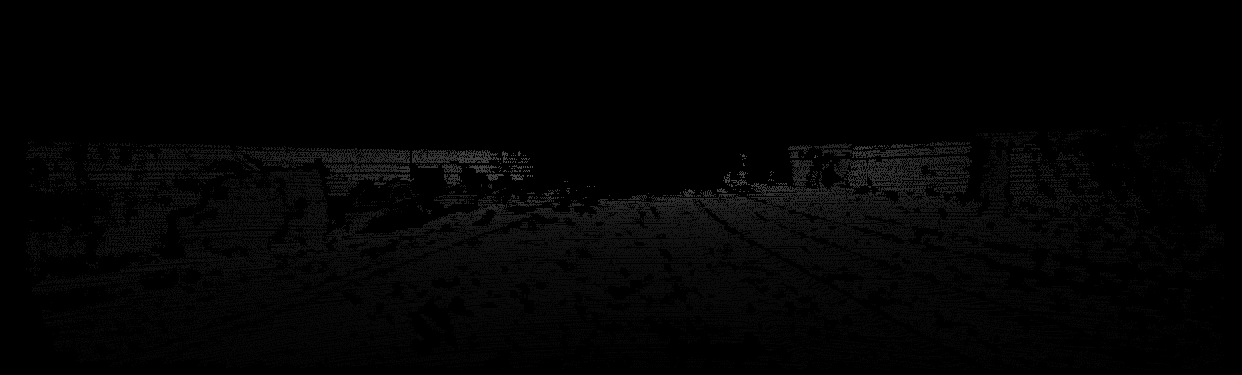
#> input picture Monocular_metric_depth_estimation/Metric3D/data/kitti_demo/depth/0000000005.png, 1242 x 375 px, given in place of 0.png, which was not available
$ python rectification.py   (older library calls are emulated)
#> lines starting #> are read from the running program, lines starting #| are printed output that depends on the picture; pictures that were not available may be replaced by others from this repository, and a replacement may not be noted
from numpy import genfromtxt
import os
import cv2
import numpy as np
import glob
import yaml
np.set_printoptions(suppress=True)

IMG_WIDTH = 960
IMG_HEIGHT = 540
# GET_DISP_MAPS = True
# GET_DEPTH_MAPS = False

def load_cam_params_dict(file_path):
    dual_cam_params = load_yaml_data(file_path)

    R = np.array(dual_cam_params['cam']['R']['data']).reshape((3,3))
    T = np.array(dual_cam_params['cam']['T']['data'])
    camera1_matrix = np.array(dual_cam_params['cam']['M1']['data']).reshape((3,3))
    camera2_matrix = np.array(dual_cam_params['cam']['M2']['data']).reshape((3,3))
    camera1_distortion = np.array(dual_cam_params['cam']['D1']['data'])
    camera2_distortion = np.array(dual_cam_params['cam']['D2']['data'])

    return R,T,camera1_matrix, camera1_distortion,camera2_matrix, camera2_distortion

def load_cam_params_txt(file_path):
    R = genfromtxt(file_path+'R.csv', delimiter=',')
    T = genfromtxt(file_path+'T.csv', delimiter=',')
    camera1_matrix = genfromtxt(file_path+'camera1_matrix.csv', delimiter=',')
    camera2_matrix = genfromtxt(file_path+'camera2_matrix.csv', delimiter=',')
    camera1_distortion = genfromtxt(file_path+'camera1_distortion.csv', delimiter=',')
    camera2_distortion = genfromtxt(file_path+'camera2_distortion.csv', delimiter=',')

    return R,T,camera1_matrix, camera1_distortion,camera2_matrix, camera2_distortion


def load_yaml_data(path):
    with open(path) as f_tmp:
        return yaml.load(f_tmp, Loader=yaml.FullLoader)
        # return yaml.load(f_tmp)


# Note dont use flags=cv2.CALIB_ZERO_DISPARITY when cx1 not equal to cx2
def rectify(m1, d1, m2, d2, width, height, r, t):
    R1, R2, P1, P2, Q, _roi1, _roi2 = \
            cv2.stereoRectify(cameraMatrix1=m1,
                            distCoeffs1=d1,
                            cameraMatrix2=m2,
                            distCoeffs2=d2,
                            imageSize=(width, height),
                            R=r,
                            T=t,
                            flags=0,
                            alpha=0
                            )
    '''
    R1/R2: Output 3x3 rectification transform (rotation matrix) for the first/second camera
    P1/P2: Output 3x4 projection matrix in the new (rectified) coordinate systems for the first/second camera
    Q: Output 4 disparity-to-depth mapping matrix
    '''
    map1_x, map1_y = cv2.initUndistortRectifyMap(
        cameraMatrix=m1,
        distCoeffs=d1,
        R=R1,
        newCameraMatrix=P1,
        size=(width, height),
        m1type=cv2.CV_32FC1)

    map2_x, map2_y = cv2.initUndistortRectifyMap(
        cameraMatrix=m2,
        distCoeffs=d2,
        R=R2,
        newCameraMatrix=P2,
        size=(width, height),
        m1type=cv2.CV_32FC1)

    f = Q[2, 3]
    baseline = 1./Q[3, 2]

    return map1_x, map1_y, map2_x, map2_y, f, baseline, Q, P1,P2

# file_path = '/media/deeplearner/PortableSSD/fibre_track/config.yaml'### calibration file path
# file_path = '/home/deeplearner/Documents/haozheng/fibre_track/data1015A/calibration/'
file_path = '/home/utsav/IProject/data/captured/newconfig.yaml'

R,T,m1, d1, m2, d2 = load_cam_params_dict(file_path)
# R,T,m1, d1, m2, d2 = load_cam_params_txt(file_path)


map1_x, map1_y, map2_x, map2_y, f, baseline, Q, P1, P2 = rectify(m1, d1, m2, d2, IMG_WIDTH, IMG_HEIGHT, R, T)
f_times_baseline = f * baseline

print('p1',P1)
print('p2',P2)
exp_idx = 'lnd1'
data_path = '/home/utsav/IProject/data/captured/'+ exp_idx
folder_name_camera_l = "rect_left"
folder_name_camera_r = "rect_right"

if not os.path.exists(os.path.join(data_path, folder_name_camera_l)):
    os.makedirs(os.path.join(data_path, folder_name_camera_l))
    os.makedirs(os.path.join(data_path, folder_name_camera_r))
# idx = 1
img_paths= os.listdir(data_path+"/left")
# for idx in range(3000):
for idx in range(len(img_paths)):
    if idx%100==0:
        print(idx)
    image1_path = os.path.join(data_path+"/left/{}.png".format(idx))
    im1 = cv2.imread(image1_path)
#> im1 is the input picture: shape (375, 1242, 3); min 0, max 84, mean 3.4
    image2_path = os.path.join(data_path+"/right/{}.png".format(idx))
    # image2_path = os.path.join(data_path+"/images/R/{}.png".format(idx))
    im2 = cv2.imread(image2_path)
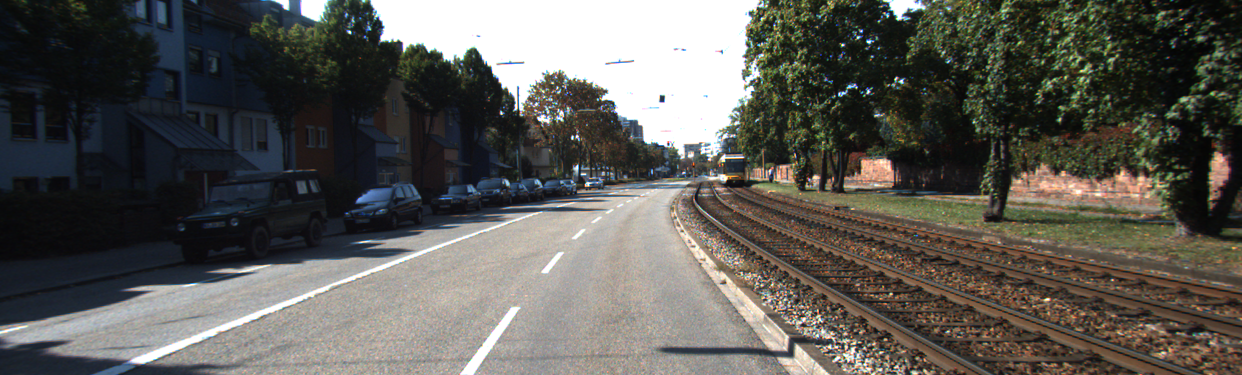
#> input picture Monocular_metric_depth_estimation/Metric3D/data/kitti_demo/rgb/0000000005.png, 1242 x 375 px, given in place of 0.png, which was not available
#> im2 is the input picture: shape (375, 1242, 3); mean B, G, R 85, 90.2, 91.7
    # [6 lines of commented-out code are left out]

    im1_rect = cv2.remap(im1, map1_x, map1_y, cv2.INTER_LINEAR)
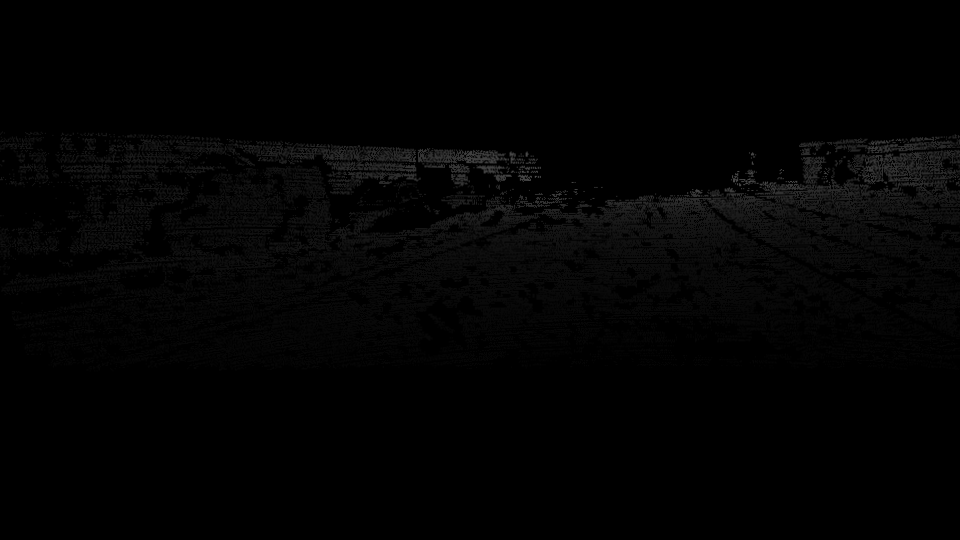
#> im1_rect: shape (540, 960, 3); min 0, max 80, mean 2.8
    im2_rect = cv2.remap(im2, map2_x, map2_y, cv2.INTER_LINEAR)
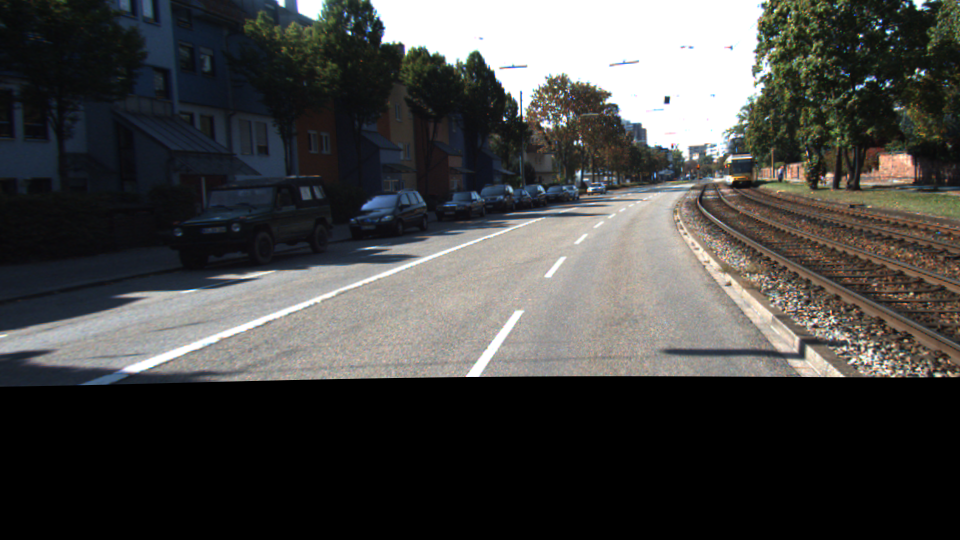
#> im2_rect: shape (540, 960, 3); mean B, G, R 67.8, 69.4, 69.6

    # cv2.imwrite(os.path.join(data_path, folder_name_camera_l, '{}.png'.format(idx)), im1_rect)

    cv2.imwrite(os.path.join(data_path, folder_name_camera_l, '{}.png'.format(idx)), im1_rect)
    cv2.imwrite(os.path.join(data_path, folder_name_camera_r, '{}.png'.format(idx)), im2_rect)
